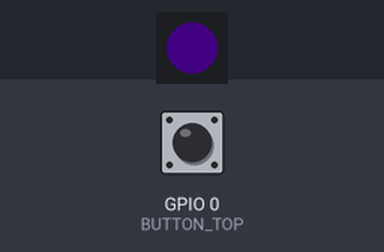
A program run on a simulated ESP32. On the bench: 1 RGB LEDs in strip order, left to right. The test bench sets the inputs (shaded band); at power-on: GPIO 0 (BUTTON_TOP) HIGH. Dim RGB values are drawn brighter than linear.

Above: at 1.2 s.
1.3 s: GPIO 0 (BUTTON_TOP) pulled LOW for 0.15 s
At 1.37 s:
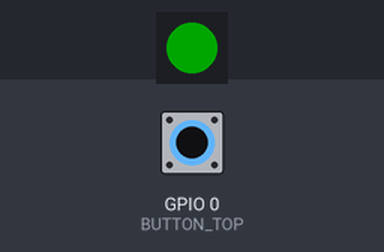
2.9 s: GPIO 0 (BUTTON_TOP) pulled LOW for 3.2 s
At 6.9 s:
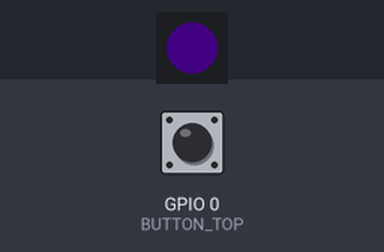
Timing chart, 0 to 8.4 s (numbered marks = the images above; inputs shaded):
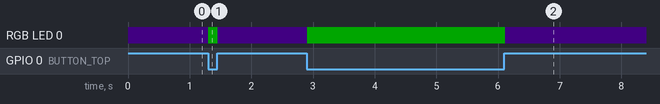

The program:

main.cpp
```cpp
// Minimal Kode Dot starter: lights the onboard NeoPixel while the top
// button is held. Deliberately has no display/LVGL dependency - see
// skills/kode-dot-dev/SKILL.md for how to add the display driver.
#include <Arduino.h>
#include <Adafruit_NeoPixel.h>
#include "kode_pins.h"

static Adafruit_NeoPixel pixel(LED_STRIP_NUM_LEDS, LED_STRIP_PIN, NEO_GRB + NEO_KHZ800);

void setup() {
  Serial.begin(115200);
  pinMode(BUTTON_TOP, INPUT_PULLUP);
  pixel.begin();
  pixel.setBrightness(40);
}

void loop() {
  bool pressed = digitalRead(BUTTON_TOP) == LOW;
  pixel.setPixelColor(0, pressed ? pixel.Color(0, 255, 0) : pixel.Color(20, 0, 40));
  pixel.show();
  delay(50);
}
```

kode_pins.h
```cpp
#pragma once
// Kode Dot (ESP32-S3) pin map.
//
// Values verified against kodediy/kodedot_examples pin_config.h on
// 2026-09-16 for hardware compatibility. Re-check against docs.kode.diy
// if your unit's hardware/firmware revision differs - the device shipped
// to backers only recently and pin assignments could still change.

// ---- Buttons ----
#define BUTTON_TOP             0   // GPIO0, doubles as the BOOT button
// Bottom button and the D-pad are NOT raw GPIOs - see the IO-expander
// section below.

// ---- Addressable LED (single WS2812-style NeoPixel) ----
#define LED_STRIP_PIN           4
#define LED_STRIP_NUM_LEDS      1

// ---- LCD panel: 410x502 AMOLED over QSPI (esp_lcd_co5300 driver) ----
#define LCD_WIDTH              410
#define LCD_HEIGHT             502
#define LCD_SCLK                17
#define LCD_SDIO0                15
#define LCD_SDIO1                14
#define LCD_SDIO2                16
#define LCD_SDIO3                10
#define LCD_RST                   8
#define LCD_CS                    9

// ---- Touch controller + IO expander share this I2C bus ----
#define TOUCH_I2C_SCL            47
#define TOUCH_I2C_SDA            48
#define IOEXP_I2C_ADDR         0x20   // TCA9555
#define IOEXP_INT_PIN             18

// ---- microSD (1-bit SDMMC) ----
#define SD_PIN_CMD                 5
#define SD_PIN_CLK                 6
#define SD_PIN_D0                  7

// ---- Microphone (I2S) ----
#define MIC_I2S_SCK               38
#define MIC_I2S_WS                45
#define MIC_I2S_DIN               21

// ---- Power management ----
#define BQ25896_I2C_ADDRESS    0x6A   // charger / PMIC
// Fuel-gauge address below is MAX17048-style per the verified source
// header, but a kode_BQ27220 driver also exists in the kodediy org for a
// different fuel-gauge chip. UNVERIFIED which one is on current hardware -
// check before depending on this address.
#define FUEL_GAUGE_I2C_ADDRESS  0x36

// ---- TCA9555 IO-expander pin map (expander bit numbers, not GPIOs) ----
#define EXPANDER_MAG_INT          0   // P00 - magnetometer interrupt
#define EXPANDER_RTC_INTB         1   // P01 - RTC INTB
#define EXPANDER_RTC_INTA         2   // P02 - RTC INTA
#define EXPANDER_SPK_SHUTDOWN     3   // P03 - speaker shutdown
#define EXPANDER_PWR_PHRL         4   // P04 - power PHRL
#define EXPANDER_FG_ALRT          5   // P05 - fuel gauge alert
#define EXPANDER_PAD_TOP          6   // P06 - D-pad TOP
#define EXPANDER_PAD_LEFT         7   // P07 - D-pad LEFT
#define EXPANDER_PAD_BOTTOM       8   // P10 - D-pad BOTTOM
#define EXPANDER_BUTTON_BOTTOM    9   // P11 - bottom button
#define EXPANDER_PWR_INT         10   // P12 - power INT
#define EXPANDER_PAD_RIGHT       11   // P13 - D-pad RIGHT
#define EXPANDER_SD_CD           14   // P16 - SD card detect
```

Measured:
- after the input at 1.3 s, RGB LED 0: RGB(3, 0, 6) → RGB(0, 40, 0) at once, → RGB(3, 0, 6) 0.15 s later
- after the input at 2.9 s, RGB LED 0: RGB(3, 0, 6) → RGB(0, 40, 0) at once, → RGB(3, 0, 6) 3.2 s later
